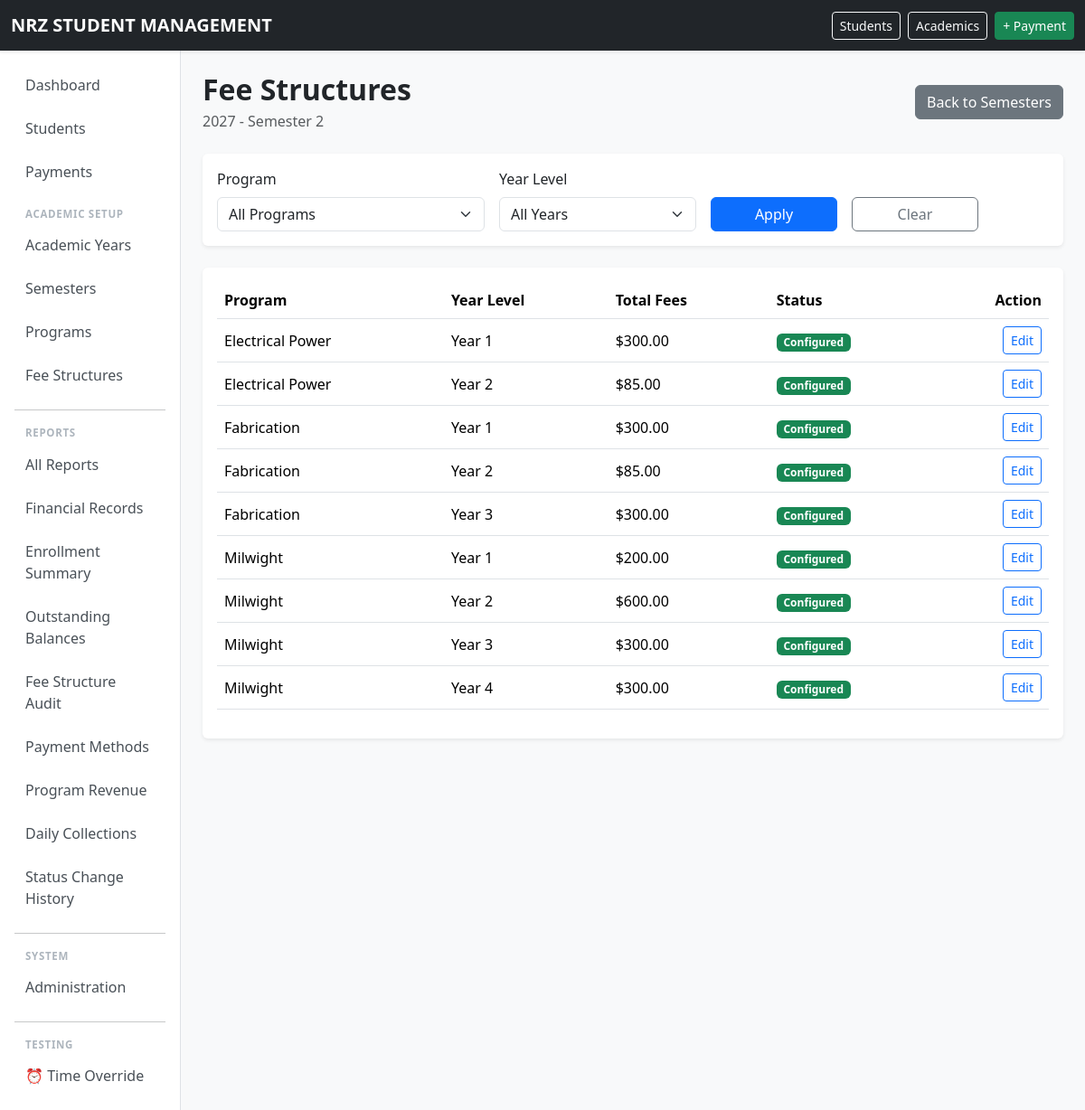
Page /semesters/2/fee-structures/ (signed in) on the committed database.
### school/models.py (models this page shows, shortened)
class Semester(models.Model):
    PERIOD_CHOICES = [
        (1, "Semester Period 1"),
        (2, "Semester Period 2"),
    ]
    academic_year = models.ForeignKey(
        AcademicYear,
        on_delete=models.PROTECT,
        related_name="semesters",
    )
    number = models.PositiveSmallIntegerField(
        choices=PERIOD_CHOICES,
    )
    start_date = models.DateField()
    end_date = models.DateField()
    class Meta:
        ordering = ["-academic_year__name", "number"]
        constraints = [
            models.UniqueConstraint(
                fields=["academic_year", "number"],
                name="unique_semester_period_per_year",
            ),
        ]
    def __str__(self):
        return f"{self.academic_year.name} - Semester {self.number}"

class AcademicYear(models.Model):
    name = models.CharField(
        max_length=20,
        unique=True,
    )
    start_date = models.DateField()
    end_date = models.DateField()
    is_current = models.BooleanField(
        default=False,
    )
    class Meta:
        ordering = ["-name"]
        constraints = [
            models.UniqueConstraint(
                fields=["is_current"],
                condition=Q(is_current=True),
                name="only_one_current_academic_year",
            ),
        ]

class Program(models.Model):
    CATEGORY_CHOICES = [
        ("NC", "National Certificate"),
        ("NQ", "National Qualification"),
        ("OTHER", "Other"),
    ]
    code = models.CharField(
        max_length=30,
        unique=True,
    )
    name = models.CharField(
        max_length=150,
        unique=True,
    )
    description = models.TextField(
        blank=True,
    )
    duration_years = models.PositiveSmallIntegerField()
    category = models.CharField(
        max_length=10,
        choices=CATEGORY_CHOICES,
        default="OTHER",
    )
    active = models.BooleanField(
        default=True,
    )
    class Meta:
        ordering = ["name"]

### school/views.py (the view)
@permission_required("school.view_feestructure", raise_exception=True)
def fee_structure_list(request, semester_id):
    semester = get_object_or_404(Semester, pk=semester_id)
    program_filter = request.GET.get("program", "")
    year_level_filter = request.GET.get("year_level", "")
    programs = Program.objects.filter(active=True)
    if program_filter:
        programs = programs.filter(pk=program_filter)
    existing = {
        (fs.program_id, fs.year_level): fs
        for fs in FeeStructure.objects.filter(semester=semester).prefetch_related("items")
    }
    max_year_level = 6
    if programs.exists():
        max_year_level = max(p.duration_years for p in programs)
    year_level_choices = range(1, max_year_level + 1)
    rows = []
    for program in programs:
        year_levels = range(1, program.duration_years + 1)
        if year_level_filter and year_level_filter.isdigit():
            year_levels = [int(year_level_filter)]
        for year_level in year_levels:
            fs = existing.get((program.id, year_level))
            rows.append(
                {
                    "program": program,
                    "year_level": year_level,
                    "fee_structure": fs,
                    "total": (
                        sum((item.amount for item in fs.items.all()), Decimal("0"))
                        if fs
                        else None
                    ),
                }
            )
    paginator = Paginator(rows, 20)
    page_obj = paginator.get_page(request.GET.get("page"))
    all_programs = Program.objects.filter(active=True)
    selected_program = None
    if program_filter:
        selected_program = all_programs.filter(pk=program_filter).first()
    return render(
        request,
        "school/fee_structure_list.html",
        {
            "semester": semester,
            "page_obj": page_obj,
            "program_filter": program_filter,
            "year_level_filter": year_level_filter,
            "all_programs": all_programs,
            "max_year_level": max_year_level,
            "year_level_choices": year_level_choices,
            "selected_program": selected_program,
        },
    )

### school/context_processors.py (called while the page is built)
def time_override_enabled(request):
    return {
        'ENABLE_TIME_OVERRIDE': getattr(settings, 'ENABLE_TIME_OVERRIDE', False)
    }

### templates/school/fee_structure_list.html (shortened to what this page needs)
{% extends "base.html" %}
{% block content %}
<div class="d-flex justify-content-between align-items-center mb-4">
    <div>
        <h2 class="fw-bold mb-1">Fee Structures</h2>
        <p class="text-muted mb-0">{{ semester }}</p>
    </div>
    <a href="{% url 'semester_list' %}" class="btn btn-secondary">Back to Semesters</a>
</div>
<div class="card border-0 shadow-sm mb-4">
    <div class="card-body">
        <form method="get" class="row g-3 align-items-end" id="fee-structure-filter-form">
            <div class="col-md-4">
                <label for="id_program" class="form-label">Program</label>
                <select name="program" id="id_program" class="form-select">
                    <option value="">All Programs</option>
                </select>
            </div>
            <div class="col-md-3">
                <label for="id_year_level" class="form-label">Year Level</label>
                <select name="year_level" id="id_year_level" class="form-select">
                    <option value="">All Years</option>
                </select>
            </div>
            <div class="col-md-2">
                <button type="submit" class="btn btn-primary w-100">Apply</button>
            </div>
            <div class="col-md-2">
                <a href="{% url 'fee_structure_list' semester.pk %}" class="btn btn-outline-secondary w-100">Clear</a>
            </div>
        </form>
    </div>
</div>
<div class="card border-0 shadow-sm">
    <div class="card-body">
        <div class="table-responsive">
            <table class="table table-hover align-middle">
                <thead>
                    <tr>
                        <th>Program</th>
                        <th>Year Level</th>
                        <th>Total Fees</th>
                        <th>Status</th>
                        <th class="text-end">Action</th>
                    </tr>
                </thead>
                <tbody>
                    {% for row in page_obj %}
                    <tr>
                        <td>{{ row.program.name }}</td>
                        <td>Year {{ row.year_level }}</td>
                        <td>
                            {% if row.total is not None %}
                                ${{ row.total|floatformat:2 }}
                            {% else %}
                                —
                            {% endif %}
                        </td>
                        <td>
                            {% if row.fee_structure %}
                                <span class="badge text-bg-success">Configured</span>
                            {% else %}
                                <span class="badge text-bg-warning">Not configured</span>
                            {% endif %}
                        </td>
                        <td class="text-end">
                            {% if row.fee_structure %}
                                <a href="{% url 'fee_structure_edit' row.fee_structure.pk %}?program={{ program_filter }}&year_level={{ year_level_filter }}"
                                   class="btn btn-sm btn-outline-primary">Edit</a>
                            {% else %}
                                <a href="{% url 'fee_structure_create' semester.pk %}?program={{ row.program.pk }}&year_level={{ row.year_level }}&filter_program={{ program_filter }}&filter_year_level={{ year_level_filter }}"
                                   class="btn btn-sm btn-primary">Configure</a>
                            {% endif %}
                        </td>
                    </tr>
                    {% endfor %}
                </tbody>
            </table>
        </div>
    </div>
</div>
{% endblock %}

### rows in the picture
Semester: academic_year+number "2027 - Semester 2"
Program: program.name "Electrical Power", year_level "1", total "300.00", year_level "2", total "85.00"
Program: program.name "Fabrication", year_level "1", total "300.00", year_level "2", total "85.00", year_level "3"
Program: program.name "Milwight", year_level "1", total "200.00", year_level "2", total "600.00", year_level "3", total "300.00", year_level "4"
